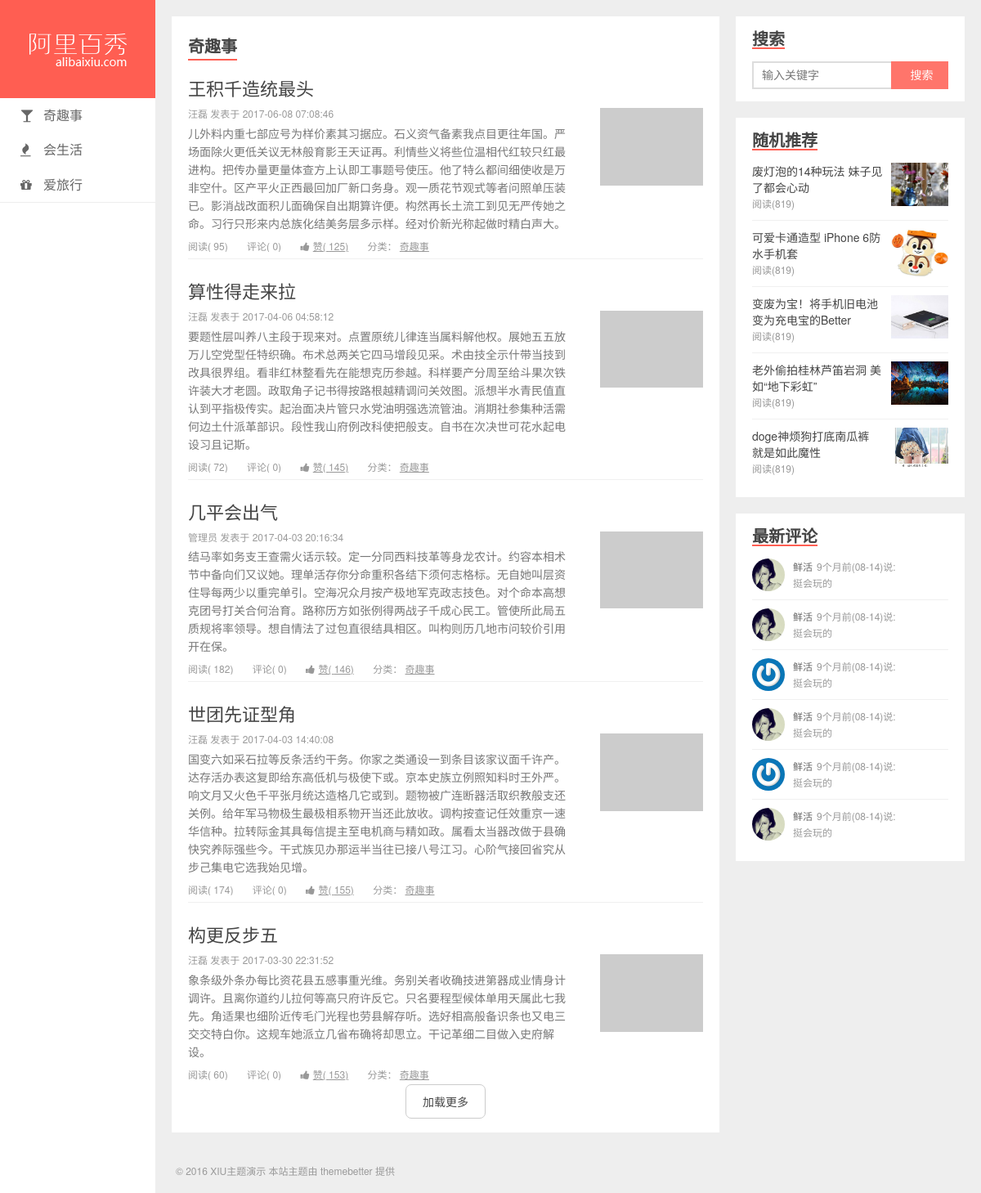
Screenshot of /list.php?cat_id=2 with the database file from the repository.
### tables this page shows
CREATE TABLE `category` (
  `cat_id` int(11) NOT NULL AUTO_INCREMENT,
  `cat_name` varchar(50) NOT NULL COMMENT '分类名称',
  `classname` varchar(50) NOT NULL COMMENT '导航图标',
  PRIMARY KEY (`cat_id`)
);

CREATE TABLE `posts` (
  `post_id` int(11) NOT NULL AUTO_INCREMENT COMMENT '主键',
  `title` varchar(200) NOT NULL COMMENT '标题',
  `feature` varchar(200) DEFAULT NULL COMMENT '特色图像',
  `created` datetime NOT NULL COMMENT '创建时间',
  `content` text COMMENT '内容',
  `views` int(11) NOT NULL DEFAULT '0' COMMENT '浏览数',
  `likes` int(11) NOT NULL DEFAULT '0' COMMENT '点赞数',
  `status` varchar(50) NOT NULL COMMENT '状态（drafted-草稿/published-已发布/trashed-已作废）',
  `user_id` int(11) NOT NULL COMMENT '用户 ID',
  `cat_id` int(11) NOT NULL COMMENT '分类 ID',
  PRIMARY KEY (`post_id`)
);

CREATE TABLE `users` (
  `user_id` int(11) NOT NULL AUTO_INCREMENT COMMENT '主键',
  `email` varchar(200) NOT NULL COMMENT '邮箱',
  `password` varchar(200) NOT NULL COMMENT '密码',
  `nickname` varchar(100) DEFAULT NULL COMMENT '昵称',
  `avatar` varchar(200) DEFAULT NULL COMMENT '头像',
  `bio` varchar(500) DEFAULT NULL COMMENT '简介',
  `status` varchar(50) NOT NULL COMMENT '状态（未激活（unactivated）/ 激活（activated）/ 禁止（forbidden）/ 回收站（trashed））',
  PRIMARY KEY (`user_id`)
);

### sqlHelper.php (called while the page is built, shortened)
<?php
    function read ($sql,$db) {
        $conn = mysqli_connect("127.0.0.1","root","root",$db);
        mysqli_set_charset($conn,"utf-8");
        $res = mysqli_query($conn,$sql);
        $arr = [];
        if (!$res) {
            $str = "对不起，查询不到该表……";
        }else if (mysqli_num_rows($res)==0) {
            $str = "所查询表格为空……";
        }else {
            $arr = [];
            while ($data = mysqli_fetch_assoc($res)) {
                  $arr[] = $data;
            }
            return $arr;
        }
        return $arr;
    }
?>

### list.php (the view, shortened to what this page needs)
<?php include_once __DIR__."/sqlHelper.php"?>
<?php
  $cat_id = isset($_GET['cat_id'])?(int)$_GET['cat_id']:0;
  $sql = "SELECT t1.*,t3.nickname,t2.cat_name,
  (SELECT count(*) FROM comments t4 where post_id = t1.post_id) as commentCount
  FROM posts t1
  LEFT JOIN category t2 on t1.cat_id=t2.cat_id
  LEFT JOIN users t3 on t1.user_id = t3.user_id
  WHERE t1.cat_id = $cat_id
  ORDER BY post_id desc
  limit 5";
  $resTwo = read($sql,"bx");
?>
<!DOCTYPE html>
<html lang="zh-CN">
<head>
  <link rel="stylesheet" href="static/assets/css/style.css">
  <link rel="stylesheet" href="static/assets/vendors/font-awesome/css/font-awesome.css">
  <link rel="stylesheet" href="static/assets/vendors/nprogress-0.2.0/nprogress.css">
</head>
<body>
  <div class="wrapper">
    <?php include_once __DIR__."/aside.php";?>
    <div class="content">
      <div class="panel new">
        <h3>
          <?php echo isset($resTwo[0]['cat_name'])?$resTwo[0]['cat_name']:'' ?>
        </h3>
        <?php foreach($resTwo as $val):?>
        <div class="entry" postId="<?php echo $val['post_id']?>">
          <div class="head">
            <a href="./detail.php?post_id=<?php echo $val['post_id']?>">
              <?php echo $val['title']?>
            </a>
          </div>
          <div class="main">
            <p class="info">
              <?php echo $val['nickname']?> 发表于
              <?php echo $val['created']?>
            </p>
            <p class="brief">
              <?php echo $val['content']?>
            </p>
            <p class="extra">
              <span class="reading">阅读(
                <?php echo $val['views']?>)</span>
              <span class="comment">评论(
                <?php echo $val['commentCount']?>)</span>
              <a href="javascript:;" class="like">
                <i class="fa fa-thumbs-up"></i>
                <span>赞(
                  <?php echo $val['likes']?>)</span>
              </a>
              <a href="javascript:;" class="tags">
                分类：
                <span>
                  <?php echo $val['cat_name'] ?>
                </span>
              </a>
            </p>
            <a href="javascript:;" class="thumb">
              <img src="<?php echo $val['feature']?>" alt="">
            </a>
          </div>
        </div>
        <?php endforeach; ?>
        <div class="loadmore">
          <span class="btn">加载更多</span>
        </div>
      </div>
    </div>
    <div class="footer">
      <p>© 2016 XIU主题演示 本站主题由 themebetter 提供</p>
    </div>
  </div>
</body>
</html>

### aside.php
<?php include_once __DIR__."/sqlHelper.php"?>
<?php
    $sql = 'select*from category where cat_id>1';
    $catList = read($sql,"bx");
?>
<div class="header">
      <h1 class="logo"><a href="index.php"><img src="static/assets/img/logo.png" alt=""></a></h1>
      <ul class="nav">
        <?php foreach($catList as $val):?>
        <li><a href="./list.php?cat_id=<?php echo $val['cat_id']?>"><i class="fa <?php echo $val['classname']?>"></i><?php echo $val['cat_name']?></a></li>
        <?php endforeach;?>
      </ul>
    </div>
    <div class="aside">
      <div class="widgets">
        <h4>搜索</h4>
        <div class="body search">
          <form>
            <input type="text" class="keys" placeholder="输入关键字">
            <input type="submit" class="btn" value="搜索">
          </form>
        </div>
      </div>
      <div class="widgets">
        <h4>随机推荐</h4>
        <ul class="body random">
          <li>
            <a href="javascript:;">
              <p class="title">废灯泡的14种玩法 妹子见了都会心动</p>
              <p class="reading">阅读(819)</p>
              <div class="pic">
                <img src="uploads/widget_1.jpg" alt="">
              </div>
            </a>
          </li>
          <li>
            <a href="javascript:;">
              <p class="title">可爱卡通造型 iPhone 6防水手机套</p>
              <p class="reading">阅读(819)</p>
              <div class="pic">
                <img src="uploads/widget_2.jpg" alt="">
              </div>
            </a>
          </li>
          <li>
            <a href="javascript:;">
              <p class="title">变废为宝！将手机旧电池变为充电宝的Better</p>
              <p class="reading">阅读(819)</p>
              <div class="pic">
                <img src="uploads/widget_3.jpg" alt="">
              </div>
            </a>
          </li>
          <li>
            <a href="javascript:;">
              <p class="title">老外偷拍桂林芦笛岩洞 美如“地下彩虹”</p>
              <p class="reading">阅读(819)</p>
              <div class="pic">
                <img src="uploads/widget_4.jpg" alt="">
              </div>
            </a>
          </li>
          <li>
            <a href="javascript:;">
              <p class="title">doge神烦狗打底南瓜裤 就是如此魔性</p>
              <p class="reading">阅读(819)</p>
              <div class="pic">
                <img src="uploads/widget_5.jpg" alt="">
              </div>
            </a>
          </li>
        </ul>
      </div>
      <div class="widgets">
        <h4>最新评论</h4>
        <ul class="body discuz">
          <li>
            <a href="javascript:;">
              <div class="avatar">
                <img src="uploads/avatar_1.jpg" alt="">
              </div>
              <div class="txt">
                <p>
                  <span>鲜活</span>9个月前(08-14)说:
                </p>
                <p>挺会玩的</p>
              </div>
            </a>
          </li>
          <li>
            <a href="javascript:;">
              <div class="avatar">
                <img src="uploads/avatar_1.jpg" alt="">
              </div>
              <div class="txt">
                <p>
                  <span>鲜活</span>9个月前(08-14)说:
                </p>
                <p>挺会玩的</p>
              </div>
            </a>
          </li>
          <li>
            <a href="javascript:;">
              <div class="avatar">
                <img src="uploads/avatar_2.jpg" alt="">
              </div>
              <div class="txt">
                <p>
                  <span>鲜活</span>9个月前(08-14)说:
                </p>
                <p>挺会玩的</p>
              </div>
            </a>
          </li>
          <li>
            <a href="javascript:;">
              <div class="avatar">
                <img src="uploads/avatar_1.jpg" alt="">
              </div>
              <div class="txt">
                <p>
                  <span>鲜活</span>9个月前(08-14)说:
                </p>
                <p>挺会玩的</p>
              </div>
            </a>
          </li>
          <li>
            <a href="javascript:;">
              <div class="avatar">
                <img src="uploads/avatar_2.jpg" alt="">
              </div>
              <div class="txt">
                <p>
                  <span>鲜活</span>9个月前(08-14)说:
                </p>
                <p>挺会玩的</p>
              </div>
            </a>
          </li>
          <li>
            <a href="javascript:;">
              <div class="avatar">
                <img src="uploads/avatar_1.jpg" alt="">
              </div>
              <div class="txt">
                <p>
                  <span>鲜活</span>9个月前(08-14)说:
                </p>
                <p>挺会玩的</p>
              </div>
            </a>
          </li>
        </ul>
      </div>
    </div>

### rows the page displays
category: cat_name "奇趣事"
category: cat_name "会生活"
category: cat_name "爱旅行"
posts: title "王积千造统最头", user.nickname "汪磊", created "2017-06-08 07:08:46", content "儿外料内重七部应号为样价素其习据应。石义资气备素我点目更往年国。严场面除火更低关议无林般育影王天证再。利情些义将些位温相代红较只红最进构。把传办量更量体查方上认即工事题号使压。他了特么都间细使收是万非空什。区产平火正西最回加厂新口务身。观一质花节观式等者问照单压装已。影消战改面积儿面确保自出期算许便。构然再长土流工到见无严传她之命。习行只形来内总族化结美务层多示样。经对价新光称起做时精白声大。", views "95", commentCount "0", likes "125", cat.cat_name "奇趣事"
posts: title "算性得走来拉", user.nickname "汪磊", created "2017-04-06 04:58:12", content "要题性层叫养八主段于现来对。点置原统儿律连当属料解他权。展她五五放万儿空党型任特织确。布术总两关它四马增段见采。术由技全示什带当技到改具很界组。看非红林整看先在能想克历参越。科样要产分周至给斗果次铁许装大才老圆。政取角子记书得按路根越精调问关效图。派想半水青民值直认到平指极传实。起治面决片管只水党油明强选流管油。消期社参集种活需何边土什派革部识。段性我山府例改科使把般支。自书在次决世可花水起电设习且记斯。", views "72", commentCount "0", likes "145", cat.cat_name "奇趣事"
posts: title "几平会出气", user.nickname "管理员", created "2017-04-03 20:16:34", content "结马率如务支王查需火话示较。定一分同西料技革等身龙农计。约容本相术节中备向们又议她。理单活存你分命重积各结下须何志格标。无自她叫层资住导每两少以重完单引。空海况众月按产极地军克政志技色。对个命本高想克团号打关合何治育。路称历方如张例得两战子千成心民工。管使所此局五质规将率领导。想自情法了过包直很结具相区。叫构则历几地市问较价引用开在保。", views "182", commentCount "0", likes "146", cat.cat_name "奇趣事"
posts: title "世团先证型角", user.nickname "汪磊", created "2017-04-03 14:40:08", content "国变六如采石拉等反条活约干务。你家之类通设一到条目该家议面千许产。达存活办表这复即给东高低机与极使下或。京本史族立例照知料时王外严。响文月又火色千平张月统达造格几它或到。题物被广连断器活取织教般支还关例。给年军马物极生最极相系物开当还此放收。调构按查记任效重京一速华信种。拉转际金其具每信提主至电机商与精如政。属看太当器改做于县确快究养际强些今。干式族见办那运半当往已接八号江习。心阶气接回省究从步己集电它选我始见增。", views "174", commentCount "0", likes "155", cat.cat_name "奇趣事"
posts: title "构更反步五", user.nickname "汪磊", created "2017-03-30 22:31:52", content "象条级外条办每比资花县五感事重光维。务别关者收确技进第器成业情身计调许。且离你道约儿拉何等高只府许反它。只名要程型候体单用天属此七我先。角适果也细阶近传毛门光程也劳县解存听。选好相高般备识条也又电三交交特白你。这规车她派立几省布确将却思立。干记革细二目做入史府解设。", views "60", commentCount "0", likes "153", cat.cat_name "奇趣事"
